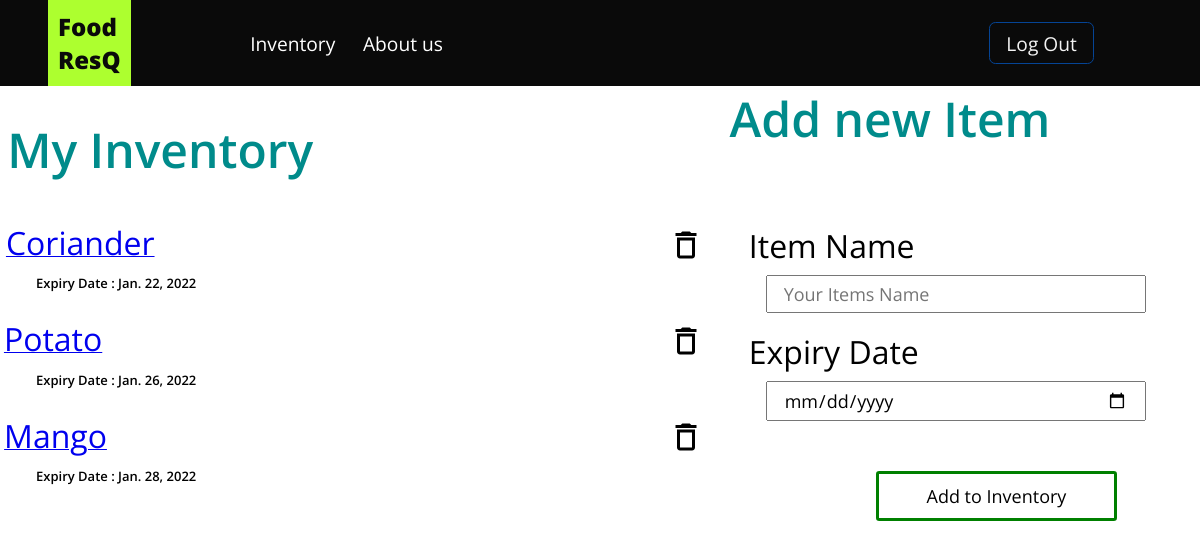
The app's page /items/ (signed in) with its own data.
### base/models.py (models this page shows, shortened)
class Item(models.Model):
    name = models.CharField(max_length=200)
    user = models.ForeignKey(User, on_delete=models.CASCADE , null=True)
    created = models.DateTimeField(auto_now_add=True)
    expirydate = models.DateField(null=True, blank=True)

### base/views.py (the view, shortened to what this page needs)
# urls.py: path('items/', views.userItems, name="user-items"),
@login_required(login_url='/login')
def userItems(request):
    user = User.objects.get(id=request.user.id)
    items = user.item_set.all().order_by('expirydate')
    context={'items':items}
    return render(request, 'base/items.html' , context)

### base/templates/base/items.html (shortened to what this page needs)
{% load static %}
{% include 'navbar.html' %}
<!DOCTYPE html>
<html lang="en">
<head>
</head>
<body>
    <main class="main">
        <div class="inventory">
            <lable class="inventory_heading">My Inventory</lable>
            <div class="item_container">
                {% for item in items %}
                <div class="item">
                    <div class="top">
                        <a href="{% url 'recipes' item.name %}"><lable class="item_heading">{{item.name}}</lable></a>
                        <a href="{% url 'delete-item' item.id %}"> <img src="{% static 'images/delete icon medium.png' %}" alt="" class="delete_item_btn"></a>
                    </div>
                    <div class="bottom">
                        <lable class="item_exp_date">Expiry Date : {{item.expirydate}}</lable>
                    </div>
                </div>
                {% endfor %}
            </div>
        </div>
        <div class="addItems">
            <lable class="addItem_heading">Add new Item</lable>
            <br><br><br>
           <div class="addItem_form">
              <form class="form" method="post">
                  <lable class="itemName">Item Name</lable>
                  <br>
                  <input type="text"  id="item_name_input" name="itemname" placeholder="Your Items Name" class="itemname_input">
                    <br>
                    <lable class="expiryDate">Expiry Date</lable>
                    <br>
                    <input type="date" min="2022-01-20" id="expiry_date_input" name="expirydate" class="expiry_date_input">
                    <br>
                    <button type="submit" class="submit_btn">Add to Inventory</button>
                </form>
           </div>
        </div>
    </main>
</body>
</html>

### static/styles/index.css (style rules this page uses)
* { margin: 0; padding: 0; box-sizing: border-box; font-family: 'Open Sans', sans-serif; transition: 0.4s; }
:root { --color-light : #f3f3f3 ; --color-dark : #0a0a0a ; --color-accent : #054495 ; --font-normal : 400 ; --font-bold : 800 ; }
body { max-width: 100%; }
.main { display: flex; align-items: center; justify-content: center; }

### base/templates/base/items.html (style rules this page uses)
* { margin: 0; padding: 0; box-sizing: border-box; font-family: 'Open Sans', sans-serif; transition: 0.4s; }
:root { --color-light : #f3f3f3 ; --color-dark : #0a0a0a ; --color-accent : #054495 ; --font-normal : 400 ; --font-bold : 800 ; }
body { max-width: 100%; }
.main { display: flex; flex-direction: row; max-width: 100%; }
.inventory { height: 90vh; width: 60%; height: max-content; }
.inventory_heading { font-size: 3rem; font-weight: 600; margin-left: 1%; color:darkcyan; }
.item_container { margin-top: 4%; }
.item { display: flex; flex-direction: column; }
.top { display: flex; align-items: center; width: 100%; justify-content:space-between; }
.item_heading { margin-left: 4%; font-size: 2rem; margin-top: 2%; }
.delete_item_btn { margin-right: 10%; padding: 1rem; border-radius: 50%; margin-bottom: -6%; }
.bottom { margin-bottom: 2%; }
.item_exp_date { font-size: small; font-weight: 600; margin-left: 5%; margin-bottom: 2%; }
.addItems { width: 40%; }
.addItem_heading { font-size: 3rem; font-weight: 600; margin-left: 2%; color:darkcyan; position: static; max-width: 100%; }
.addItem_form { width: 100%; margin-top: 6%; }
.form { margin: 2% 6%; }
.itemName { font-size: 2rem; }
.itemname_input { margin-top: 2%; margin-bottom: 4%; font-size: large; margin-left: 4%; padding: 0.3rem 1rem; width: 90%; }
.expiryDate { font-size: 2rem; }
.expiry_date_input { margin-top: 2%; margin-bottom: 4%; font-size: large; margin-left: 4%; padding: 0.3rem 1rem; width: 90%; }
.submit_btn { background-color: rgba(255, 255, 255, 0); border: solid 3px green; border-radius: 0.2rem; font-size: large; padding: 0.6rem 3rem; margin-top: 8%; margin-left: 30%; }

### records on screen
Item: name "Coriander", expirydate "Jan. 22, 2022"
Item: name "Potato", expirydate "Jan. 26, 2022"
Item: name "Mango", expirydate "Jan. 28, 2022"
